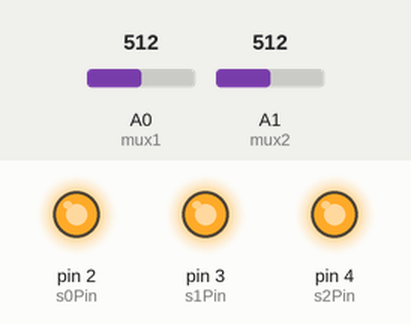
The sketch below on a simulated Arduino Uno, built with avr-gcc and run on an emulated ATmega328P. On the bench: output pins drawn as LEDs (lit = HIGH). The inputs (shaded band) are chosen by the test bench; at power-on: A0 (mux1) = 512, A1 (mux2) = 512. What the sketch prints to the serial monitor is not drawn.

Above: at 0.1 s.
Timing chart, 0 to 40.0 s (numbered marks = the images above):
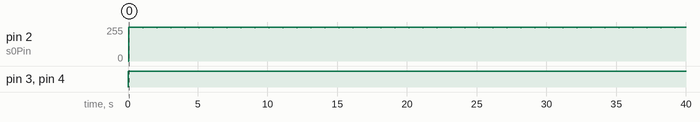

Measured:
- by itself, pin 2 (s0Pin): repeats every 1.0 s: 255/255 0.96 s, 249/255 0.04 s
- by itself, pin 3 (s1Pin), pin 4 (s2Pin): LOW → HIGH at 0.00 s

The sketch:

CD4051_test_code.ino
```cpp
/*
* For two 4051 multiplexers parallel wiring
*/

// Define constants
const int s0Pin = 2;  // multiplexer select pins
const int s1Pin = 3;
const int s2Pin = 4;
const int mux1 = 0;   // analogue port multiplexer 1 is read on
const int mux2 = 1;   // analogue port multiplexer 2 is read on
const byte channel = 0; //

// Variable definitions
int currentState[16]; // current state of sensors
int lastState[16];    // the last state of the sensors

// Start of code
void setup() {
  //  set the states of the I/O pins to drive the sensor multiplexer:
   pinMode(s0Pin, OUTPUT);
   pinMode(s1Pin, OUTPUT);
   pinMode(s2Pin, OUTPUT);
   Serial.begin(9600);
}

//********************* MAIN LOOP ***********************************

void loop() {
    doSensorScan();
    Serial.print("Ch0=");
    Serial.println(currentState[0]);
    Serial.print("Ch1=");
    Serial.println(currentState[1]);
    Serial.print("Ch8=");
    Serial.println(currentState[8]);
    delay(1000);
    } // end loop function

//********************* Functions ***********************************

void doSensorScan() {
 for(int i=0; i<8; i++){
   // select multiplexer channel
   digitalWrite(s0Pin, i & 0x1);
   digitalWrite(s1Pin, (i>>1) & 0x1);
   digitalWrite(s2Pin, (i>>2) & 0x1);
   currentState[i] = analogRead(mux1); // dummy read to allow sample & hold capacitor to charge
   currentState[i] = analogRead(mux1); // read mux1 in first 8 array locations
   currentState[i+8] = analogRead(mux2); // dummy read to allow sample & hold capacitor to charge
   currentState[i+8] = analogRead(mux2); // read mux2 in last 8 array locations
 }
}
```
